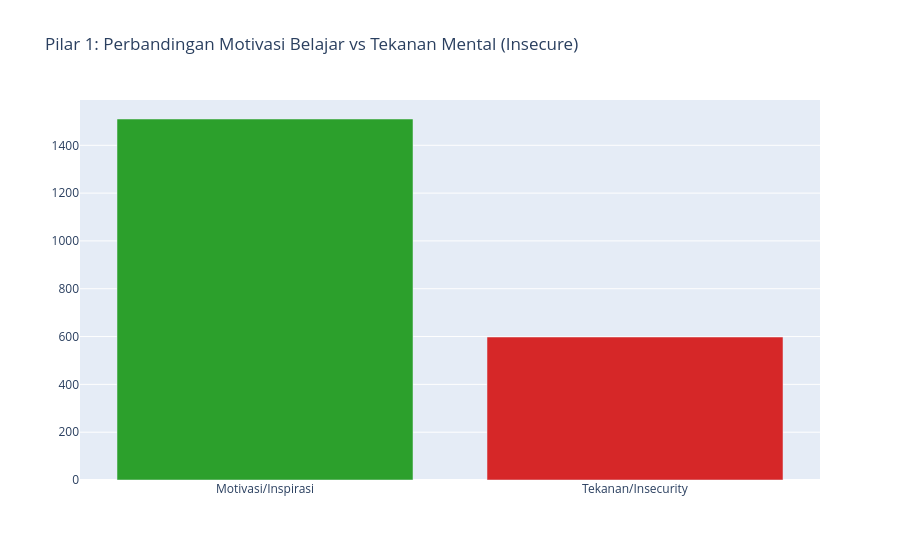

Notebook source saved alongside this figure:
### Markdown cell above
---
### Fokus Utama: Validasi Efektivitas Edutainment (Pilar 1)

<details>
<summary><b>Pengujian Hipotesis</b></summary>

Tujuan kita adalah mengukur secara kuantitatif apakah tayangan ini memicu semangat belajar atau justru ketakutan mental.

**Teknik yang digunakan:**
Pemetaan frekuensi kata kunci spesifik (*Motivasi* vs *Insecure*) terhadap distribusi teks bersih.
</details>

### Code cell
# Validasi Pilar 1: Motivasi vs Insecure
kata_motivasi = ['belajar', 'paham', 'semangat', 'inspirasi', 'cerdas', 'pintar', 'motivasi', 'ambis']
kata_insecure = ['insecure', 'takut', 'bodoh', 'pusing', 'mental', 'nangis', 'goblok', 'nyerah']

def count_keywords(text_list, keywords):
    count = 0
    for text in text_list:
        if isinstance(text, str) and any(kw in text.lower() for kw in keywords):
            count += 1
    return count

jml_motivasi = count_keywords(df['clean_text'], kata_motivasi)
jml_insecure = count_keywords(df['clean_text'], kata_insecure)

fig_val = go.Figure(data=[
    go.Bar(name='Motivasi/Inspirasi', x=['Motivasi/Inspirasi', 'Tekanan/Insecurity'], y=[jml_motivasi, jml_insecure], marker_color=['#2ca02c', '#d62728'])
])
fig_val.update_layout(title_text='Pilar 1: Perbandingan Motivasi Belajar vs Tekanan Mental (Insecure)')
fig_val.show()

### Figure 1 — Plotly figure (JSON) as saved in the notebook; plotly's stock layout.template omitted (floating-point values rounded to 4 significant figures)
{"data": [{"marker": {"color": ["#2ca02c", "#d62728"]}, "name": "Motivasi/Inspirasi", "type": "bar", "x": ["Motivasi/Inspirasi", "Tekanan/Insecurity"], "y": [1510, 598]}], "layout": {"title": {"text": "Pilar 1: Perbandingan Motivasi Belajar vs Tekanan Mental (Insecure)"}}}
